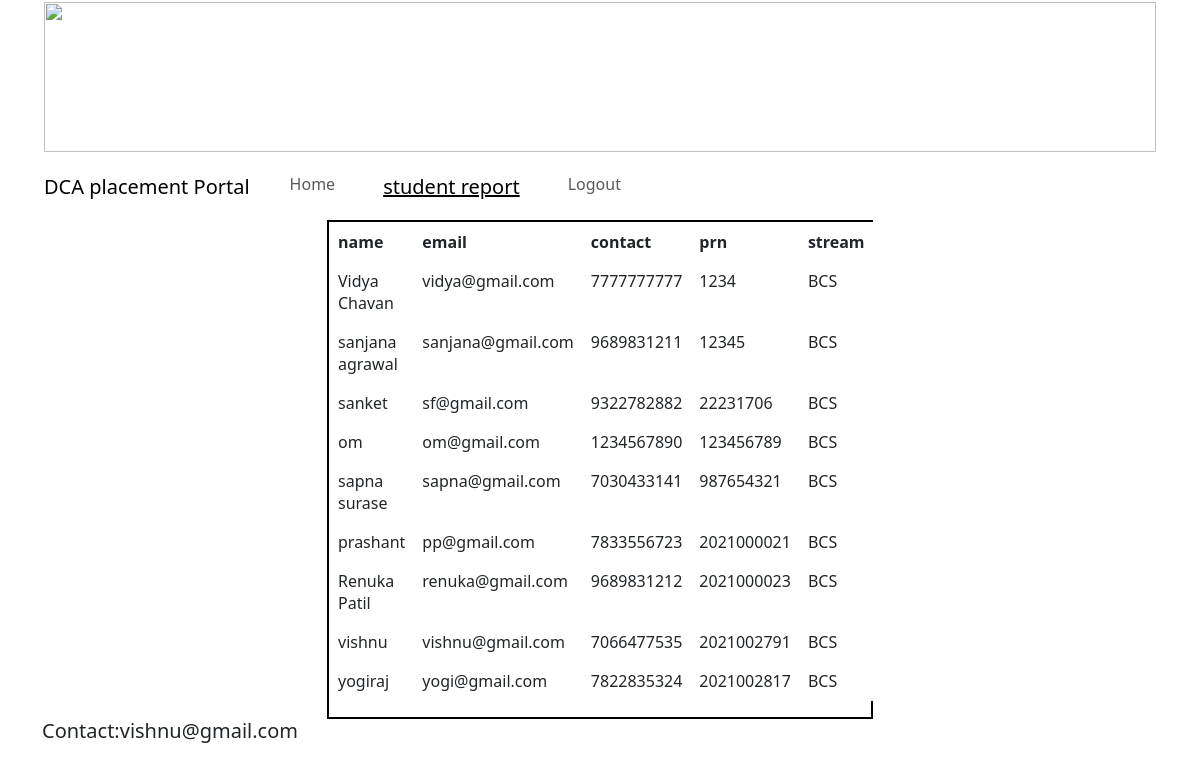
/principlepage.php, run on the app's committed database.
### tables this page shows
CREATE TABLE `addstudent` (
  `id` int(11) NOT NULL,
  `name` varchar(100) NOT NULL,
  `email` varchar(100) NOT NULL,
  `contact` varchar(10) NOT NULL,
  `prn` int(10) NOT NULL,
  `dob` varchar(10) NOT NULL,
  `city` varchar(50) NOT NULL,
  `gender` varchar(20) NOT NULL,
  `stream` varchar(100) NOT NULL
);

### principlepage.php (the view, shortened to what this page needs)
<?php
include("config.php");
$sql="SELECT * FROM addstudent";
$result=mysqli_query($db , $sql);
?>
<html>
<head>
  <link href="https://cdn.jsdelivr.net/npm/bootstrap@5.3.0-alpha1/dist/css/bootstrap.min.css" rel="stylesheet"
>
</head>
<body>
  <div class="container">
    <div class="row">
      <div class="col">
        <div style="border:solid 2px white;min-height:20px">
          <img src="clg.jpg" alt="" height="150" width="100%">
        </div>
      </div>
    </div>
    <div class="row">
      <div class="col">
        <div style="border:solid 2px white;min-height:20px ">
          <nav class="navbar navbar-expand-lg navbar-light bg-RED">
            <a class="navbar-brand" href="#">DCA placement Portal</a>
            <div class="collapse navbar-collapse" id="navbarSupportedContent">
              <ul class="navbar-nav mr-auto">
                <li class="nav-item active">
                  <a class="nav-link mx-3" href="myhome.php">Home </a>
                </li>
                <li class="nav-item">
                  <a class="nav-link mx-3 text-black fs-5" href="viewreport.php"><u> student report</u></a>
                </li>
                <li class="nav-item">
                  <a class="nav-link mx-3" href="logout.php">Logout</a>
                </li>
              </ul>
            </div>
          </nav>
        </div>
      </div>
    </div>
    <div class="row">
      <div class="col-3">
        <div style="border:solid 2px white;min-height:450px ">
        </div>
      </div>
      <div class="col-6">
        <div style="border:solid 2px black;min-height:450px ">
        <form method="post">
        <table class="table">
          <thead class="thead-dark">
  <tr>
    <th scope="col">name</th>
    <th scope="col">email</th>
    <th scope="col">contact</th>
    <th scope="col">prn</th>
    <th scope="col">stream</th>
  </tr>
</thead>
<?php  while($row=mysqli_fetch_assoc($result))
      { ?>
  <tr>
      <td scope="row"><?php echo $row["name"] ?></td>
      <td><?php echo $row["email"] ?></td>
      <td><?php echo $row["contact"] ?></td>
      <td><?php echo $row["prn"] ?></td>
      <td><?php echo $row["stream"] ?></td>
    </tr>
      <?php } ?>
      </table>
        </form>
        </div>
      </div>
      <div class="col-3">
        <div style="border:solid 2px white;min-height:450px ">
        </div>
      </div>
      <div class="row">
        <div class="col-md-12">
          <h5>Contact:vishnu@gmail.com </h5>
        </div>
      </div>
    </div>
  </div>
</body>
</html>

### principlepage.php (style rules this page uses)
table, th, td { border: 1px solid white; border-collapse: collapse; }
th, td { background-color: #96D4D4; }

### data on the page
addstudent: name "Vidya Chavan", email "vidya@gmail.com", contact "7777777777", prn "1234", stream "BCS"
addstudent: name "sanjana agrawal", email "sanjana@gmail.com", contact "9689831211", prn "12345", stream "BCS"
addstudent: name "sanket", email "sf@gmail.com", contact "9322782882", prn "22231706", stream "BCS"
addstudent: name "om", email "om@gmail.com", contact "1234567890", prn "123456789", stream "BCS"
addstudent: name "sapna surase", email "sapna@gmail.com", contact "7030433141", prn "987654321", stream "BCS"
addstudent: name "prashant", email "pp@gmail.com", contact "7833556723", prn "2021000021", stream "BCS"
addstudent: name "Renuka Patil", email "renuka@gmail.com", contact "9689831212", prn "2021000023", stream "BCS"
addstudent: name "vishnu", email "vishnu@gmail.com", contact "7066477535", prn "2021002791", stream "BCS"
addstudent: name "yogiraj", email "yogi@gmail.com", contact "7822835324", prn "2021002817", stream "BCS"
